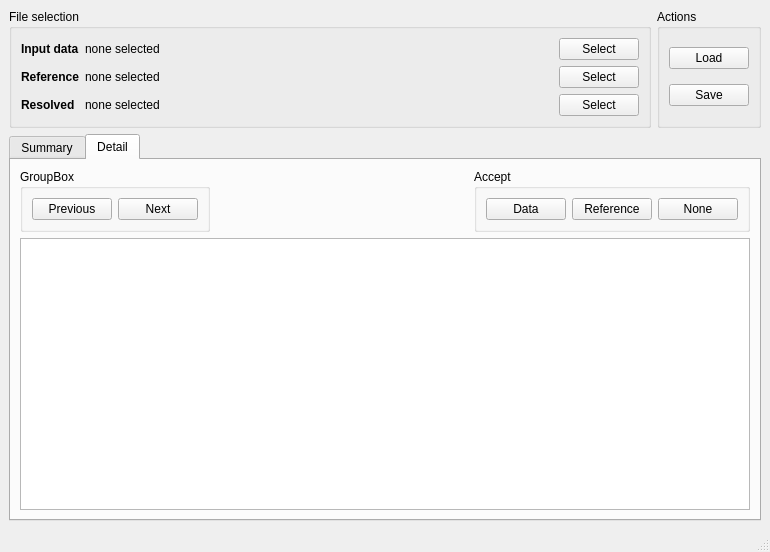
<?xml version="1.0" encoding="UTF-8"?>
<ui version="4.0">
 <class>MainWindow</class>
 <widget class="QMainWindow" name="MainWindow">
  <property name="geometry">
   <rect>
    <x>0</x>
    <y>0</y>
    <width>770</width>
    <height>552</height>
   </rect>
  </property>
  <property name="windowTitle">
   <string>Diff Resolver</string>
  </property>
  <widget class="QWidget" name="centralwidget">
   <layout class="QVBoxLayout" name="verticalLayout">
    <item>
     <layout class="QHBoxLayout" name="horizontalLayout" stretch="1,0">
      <item>
       <widget class="QGroupBox" name="groupBox">
        <property name="enabled">
         <bool>true</bool>
        </property>
        <property name="title">
         <string>File selection</string>
        </property>
        <layout class="QGridLayout" name="gridLayout" columnstretch="0,1,0">
         <item row="3" column="2">
          <widget class="QPushButton" name="pushButton_3">
           <property name="text">
            <string>Select</string>
           </property>
          </widget>
         </item>
         <item row="1" column="0">
          <widget class="QLabel" name="label_2">
           <property name="text">
            <string>&lt;html&gt;&lt;head/&gt;&lt;body&gt;&lt;p&gt;&lt;span style=&quot; font-weight:700;&quot;&gt;Reference&lt;/span&gt;&lt;/p&gt;&lt;/body&gt;&lt;/html&gt;</string>
           </property>
           <property name="textFormat">
            <enum>Qt::RichText</enum>
           </property>
          </widget>
         </item>
         <item row="0" column="0">
          <widget class="QLabel" name="label">
           <property name="text">
            <string>&lt;html&gt;&lt;head/&gt;&lt;body&gt;&lt;p&gt;&lt;span style=&quot; font-weight:700;&quot;&gt;Input data&lt;/span&gt;&lt;/p&gt;&lt;/body&gt;&lt;/html&gt;</string>
           </property>
           <property name="textFormat">
            <enum>Qt::RichText</enum>
           </property>
          </widget>
         </item>
         <item row="3" column="1">
          <widget class="QLabel" name="label_6">
           <property name="text">
            <string>none selected</string>
           </property>
          </widget>
         </item>
         <item row="0" column="2">
          <widget class="QPushButton" name="pushButton">
           <property name="text">
            <string>Select</string>
           </property>
          </widget>
         </item>
         <item row="1" column="1">
          <widget class="QLabel" name="label_4">
           <property name="text">
            <string>none selected</string>
           </property>
          </widget>
         </item>
         <item row="1" column="2">
          <widget class="QPushButton" name="pushButton_2">
           <property name="text">
            <string>Select</string>
           </property>
          </widget>
         </item>
         <item row="0" column="1">
          <widget class="QLabel" name="label_3">
           <property name="text">
            <string>none selected</string>
           </property>
          </widget>
         </item>
         <item row="3" column="0">
          <widget class="QLabel" name="label_5">
           <property name="text">
            <string>&lt;html&gt;&lt;head/&gt;&lt;body&gt;&lt;p&gt;&lt;span style=&quot; font-weight:700;&quot;&gt;Resolved&lt;/span&gt;&lt;/p&gt;&lt;/body&gt;&lt;/html&gt;</string>
           </property>
           <property name="textFormat">
            <enum>Qt::RichText</enum>
           </property>
          </widget>
         </item>
        </layout>
       </widget>
      </item>
      <item>
       <widget class="QGroupBox" name="groupBox_2">
        <property name="title">
         <string>Actions</string>
        </property>
        <layout class="QVBoxLayout" name="verticalLayout_2">
         <item>
          <widget class="QPushButton" name="pushButton_4">
           <property name="text">
            <string>Load</string>
           </property>
          </widget>
         </item>
         <item>
          <widget class="QPushButton" name="pushButton_5">
           <property name="text">
            <string>Save</string>
           </property>
          </widget>
         </item>
        </layout>
       </widget>
      </item>
     </layout>
    </item>
    <item>
     <widget class="QTabWidget" name="tabWidget">
      <property name="currentIndex">
       <number>1</number>
      </property>
      <widget class="QWidget" name="tab">
       <property name="sizePolicy">
        <sizepolicy hsizetype="Expanding" vsizetype="Expanding">
         <horstretch>0</horstretch>
         <verstretch>0</verstretch>
        </sizepolicy>
       </property>
       <attribute name="title">
        <string>Summary</string>
       </attribute>
       <layout class="QVBoxLayout" name="verticalLayout_4">
        <item>
         <layout class="QVBoxLayout" name="verticalLayout_3">
          <item>
           <layout class="QHBoxLayout" name="horizontalLayout_2" stretch="0,1,0,1,0,1,0,1">
            <item>
             <widget class="QLabel" name="label_7">
              <property name="text">
               <string>Total diffs:</string>
              </property>
              <property name="alignment">
               <set>Qt::AlignRight|Qt::AlignTrailing|Qt::AlignVCenter</set>
              </property>
             </widget>
            </item>
            <item>
             <widget class="QLabel" name="label_8">
              <property name="text">
               <string>&lt;x&gt;</string>
              </property>
             </widget>
            </item>
            <item>
             <widget class="QLabel" name="label_14">
              <property name="text">
               <string>Unresolved:</string>
              </property>
             </widget>
            </item>
            <item>
             <widget class="QLabel" name="label_13">
              <property name="text">
               <string>&lt;x&gt;</string>
              </property>
             </widget>
            </item>
            <item>
             <widget class="QLabel" name="label_10">
              <property name="text">
               <string>Accepted refs:</string>
              </property>
              <property name="alignment">
               <set>Qt::AlignRight|Qt::AlignTrailing|Qt::AlignVCenter</set>
              </property>
             </widget>
            </item>
            <item>
             <widget class="QLabel" name="label_11">
              <property name="text">
               <string>&lt;x&gt;</string>
              </property>
             </widget>
            </item>
            <item>
             <widget class="QLabel" name="label_12">
              <property name="text">
               <string>Accepted data:</string>
              </property>
              <property name="alignment">
               <set>Qt::AlignRight|Qt::AlignTrailing|Qt::AlignVCenter</set>
              </property>
             </widget>
            </item>
            <item>
             <widget class="QLabel" name="label_9">
              <property name="text">
               <string>&lt;x&gt;</string>
              </property>
             </widget>
            </item>
           </layout>
          </item>
          <item>
           <widget class="QTableView" name="tableView"/>
          </item>
         </layout>
        </item>
       </layout>
      </widget>
      <widget class="QWidget" name="tab_2">
       <attribute name="title">
        <string>Detail</string>
       </attribute>
       <layout class="QVBoxLayout" name="verticalLayout_5">
        <item>
         <layout class="QHBoxLayout" name="horizontalLayout_3">
          <item>
           <widget class="QGroupBox" name="groupBox_4">
            <property name="title">
             <string>GroupBox</string>
            </property>
            <layout class="QHBoxLayout" name="horizontalLayout_5">
             <item>
              <widget class="QPushButton" name="pushButton_6">
               <property name="text">
                <string>Previous</string>
               </property>
              </widget>
             </item>
             <item>
              <widget class="QPushButton" name="pushButton_7">
               <property name="text">
                <string>Next</string>
               </property>
              </widget>
             </item>
            </layout>
           </widget>
          </item>
          <item>
           <spacer name="horizontalSpacer">
            <property name="orientation">
             <enum>Qt::Horizontal</enum>
            </property>
            <property name="sizeHint" stdset="0">
             <size>
              <width>40</width>
              <height>20</height>
             </size>
            </property>
           </spacer>
          </item>
          <item>
           <widget class="QGroupBox" name="groupBox_3">
            <property name="title">
             <string>Accept</string>
            </property>
            <layout class="QHBoxLayout" name="horizontalLayout_4">
             <item>
              <widget class="QPushButton" name="pushButton_10">
               <property name="text">
                <string>Data</string>
               </property>
              </widget>
             </item>
             <item>
              <widget class="QPushButton" name="pushButton_9">
               <property name="text">
                <string>Reference</string>
               </property>
              </widget>
             </item>
             <item>
              <widget class="QPushButton" name="pushButton_8">
               <property name="text">
                <string>None</string>
               </property>
              </widget>
             </item>
            </layout>
           </widget>
          </item>
         </layout>
        </item>
        <item>
         <widget class="QTableView" name="tableView_2"/>
        </item>
       </layout>
      </widget>
     </widget>
    </item>
   </layout>
  </widget>
  <widget class="QStatusBar" name="statusbar"/>
 </widget>
 <resources/>
 <connections/>
</ui>
